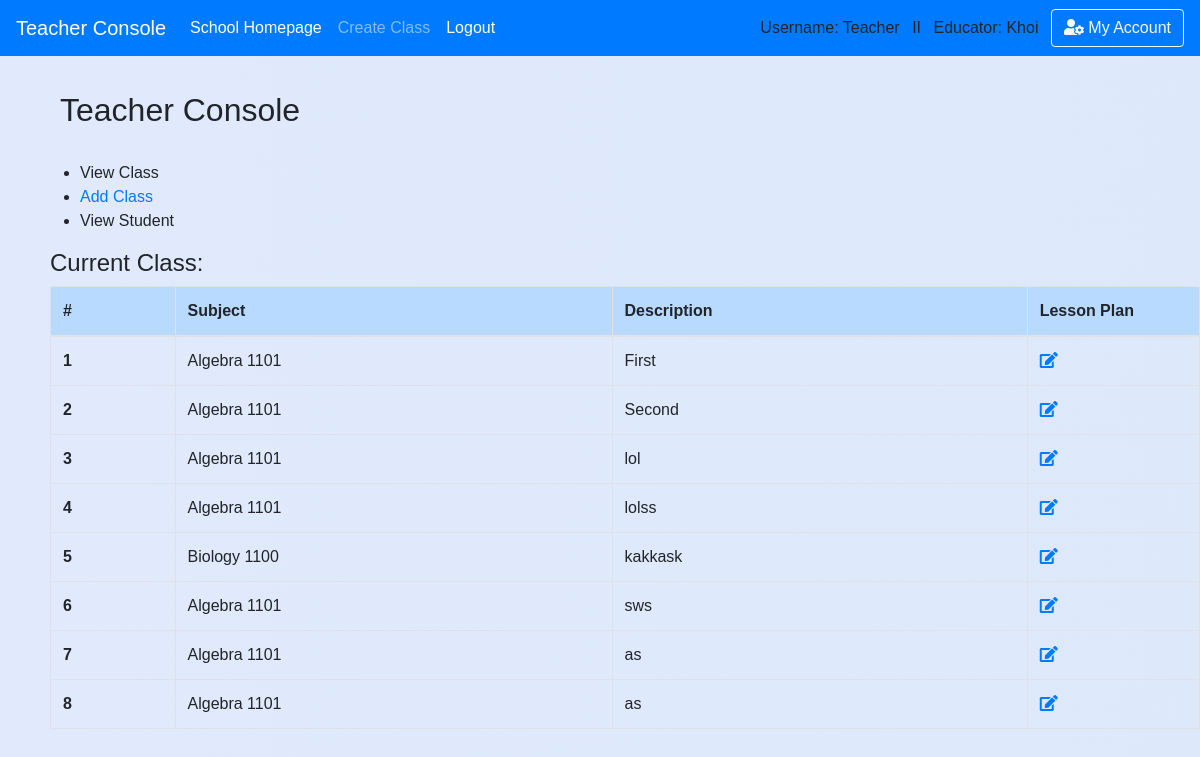
/teacher (signed in), run on the app's committed database.
### school_app/models.py (models this page shows, shortened)
class Subject(models.Model):
    teacher = models.ForeignKey(Teacher, on_delete = models.CASCADE)
    subject_name = models.CharField(max_length=150,default='')
    description = models.CharField(max_length=450,default='')
    weekly_agenda = models.CharField(max_length=450,default='Agenda Goes Here')
    last_modifield = models.DateTimeField(auto_now_add=True, blank=True)
    monday_date = models.DateField(blank=True, null=True)
    tuesday_date = models.DateField(blank=True, null=True)
    wednesday_date = models.DateField(blank=True, null=True)
    thursday_date = models.DateField(blank=True, null=True)
    friday_date= models.DateField(blank=True, null=True)
    monday_plan = models.CharField(max_length=400,default='a')
    tuesday_plan= models.CharField(max_length=400,default='s')
    wednesday_plan= models.CharField(max_length=400,default='d')
    thursday_plan= models.CharField(max_length=400,default='f')
    friday_plan= models.CharField(max_length=400,default='g')
    weekend_plan = models.CharField(max_length=300,default='h')

### school_app/views_logged.py (the view)
# urls.py: path('teacher',views_logged.teacher, name='teacher'),
def teacher(request):
    if is_login(request) == False: # Check for login/ add message 'please login'
        return redirect('/login')
    if is_teacher(request) == False:
        return redirect('/')
    subjects=Subject.objects.filter(teacher=request.user.teacher)
    return render(request,'teacher/teacher_homepage.html',{'subjects':subjects})

### school_app/views_functions.py (called while the page is built)
def is_login(request):
    if not request.user.is_authenticated:
        messages.warning(request, "Please Login or Create an Account.")
        return False
    return True

def is_teacher(request):
    if request.user.profile.is_teacher == False:
        messages.warning(request, "You don't have Instructor's Privilege!")
        return False
    return True

### school_app/templates/teacher/teacher_homepage.html (shortened to what this page needs)
{% extends 'base.html' %}
{% block content %}
<div class='content'>
        <h2 style='padding-left: 10px'>Teacher Console</h2>
        <br>
        <ul>
            <li>View Class</li>
            <li><a href='/teacher/add_class'>Add Class</a></li>
            <li>View Student</li>
        </ul>
        {% if subjects %}
          <h4>Current Class:</h4>
          <table class="table table-hover table-bordered pad-right-table">
            <thead class='table-primary'>
            <tr>
              <th scope="col">#</th>
              <th scope="col">Subject</th>
              <th scope="col">Description</th>
              <th scope="col">Lesson Plan</th>
            </tr>
            </thead>
            <tbody>
        {% for subject in subjects %}
            <tr>
              <th scope="row">{{ forloop.counter }}</th>
              <td>{{ subject.subject_name }}</td>
              <td>{{ subject.description }}</td>
              <th style="width: 15%">
                <a href='{% url "edit_class" class_id=subject.id %}'<i class="fas fa-edit"></i>
              </th>
            </tr>
        {% endfor %}
            </tbody>
          </table>
        {% endif %}
</div>
{% endblock %}

### school_app/templates/base.html (shortened to what this page needs)
<!doctype html>
<html>
    <head>
{% load static %}
        <link rel="stylesheet" type="text/css" href="{% static 'school_app/style.css' %}" />
        <link rel="stylesheet" href="https://stackpath.bootstrapcdn.com/bootstrap/4.1.0/css/bootstrap.min.css">
        <link rel="stylesheet" href="https://use.fontawesome.com/releases/v5.0.13/css/all.css">
    </head>
{% if request.user.profile.is_teacher %}
  <body class='body-teacher'>
{% else %}
  <body>
{% endif %}<header>
<nav class="navbar navbar-expand-lg navbar-dark bg-primary">
    <a class="navbar-brand" href="/teacher">Teacher Console</a>
    <div class="navbar-collapse collapse show" id="navbarColor02" style="">
      <ul class="navbar-nav mr-auto">
        <li class="nav-item active">
          <a class="nav-link" href="/">School Homepage<span class="sr-only">(current)</span></a>
        </li>
        <li class="nav-item">
          <a class="nav-link" href="/teacher/add_class">Create Class</a>
        </li>
        <li class="nav-item active">
          <a class="nav-link" href="{% url 'logout' %}">Logout</a>
        </li>
      </ul>
      {% if request.user.username %}
          Username: {{ request.user.username }} &ensp;II&ensp;
      {% endif %}
        {% if request.user.profile.is_teacher %}
          Educator: {{request.user.first_name}} &ensp;
        {% endif %}
        <button class="btn btn-outline-light my-2 my-sm-0" type="submit"> <i class="fas fa-user-cog"></i> My Account</button>
    </div>
  </nav>
    </header>
    {% block content %}
    {% endblock %}
</body>
</html>

### school_app/static/school_app/style.css (style rules this page uses)
.body-teacher { font-family:sans-serif; background: linear-gradient(to right, #e0eafc, #cfdef3); background-size: 600% 100%; }
.content { padding-top: 35px; padding-left:50px; }

### school_app/templates/base.html (style rules this page uses)
body { padding-top:0px }
button { background-color: rgb(139, 253, 183) }
form,h1,ul { padding-left: 30px; }

### data on the page
Subject: subject_name "Algebra 1101", description "First"
Subject: subject_name "Algebra 1101", description "Second"
Subject: subject_name "Algebra 1101", description "lol"
Subject: subject_name "Algebra 1101", description "lolss"
Subject: subject_name "Biology 1100", description "kakkask"
Subject: subject_name "Algebra 1101", description "sws"
Subject: subject_name "Algebra 1101", description "as"
Subject: subject_name "Algebra 1101", description "as"

### other printed values
{{ request.user.username }} "Teacher"
{{ request.user.first_name }} "Khoi"
